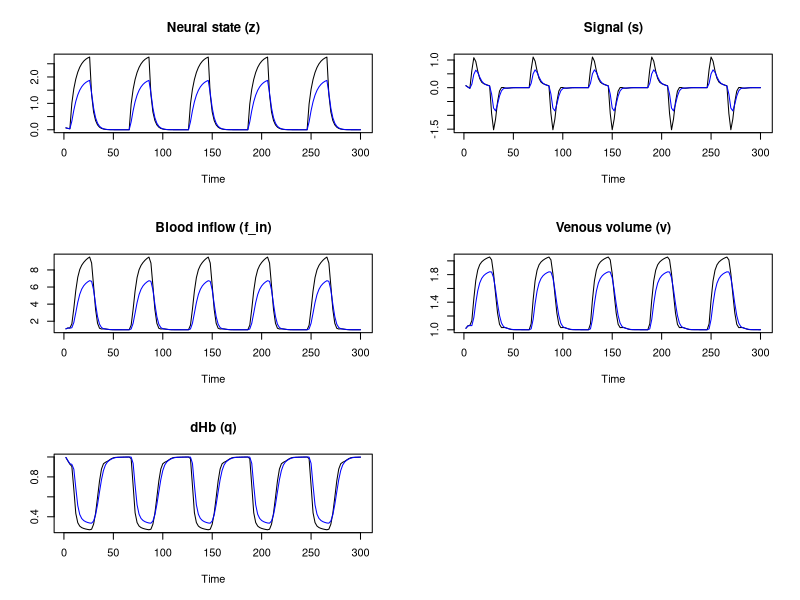
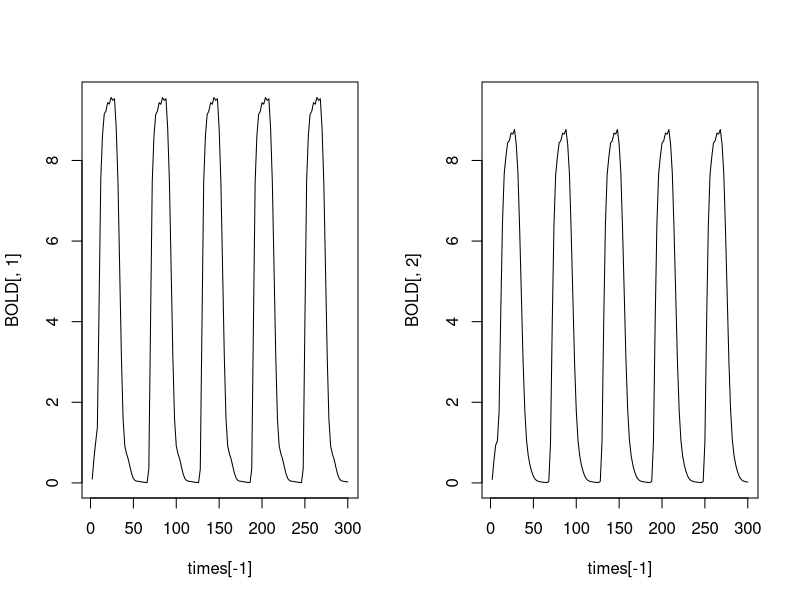
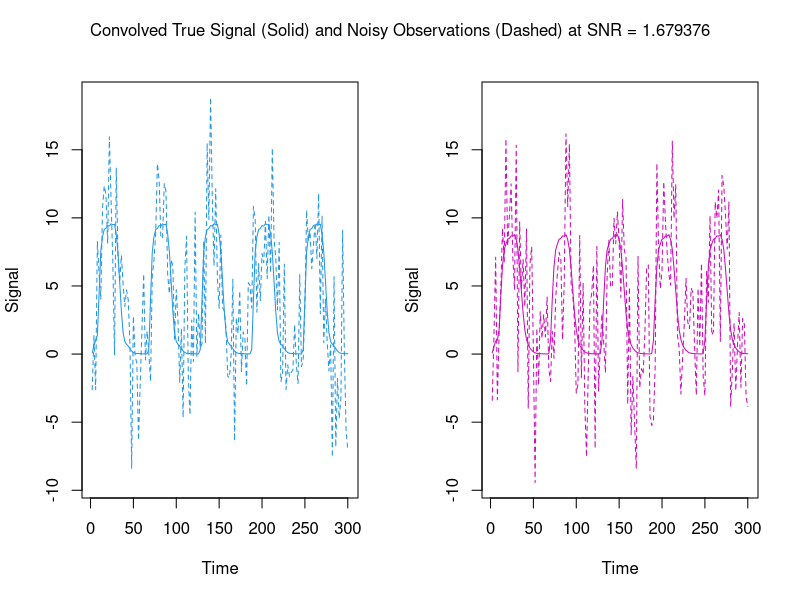
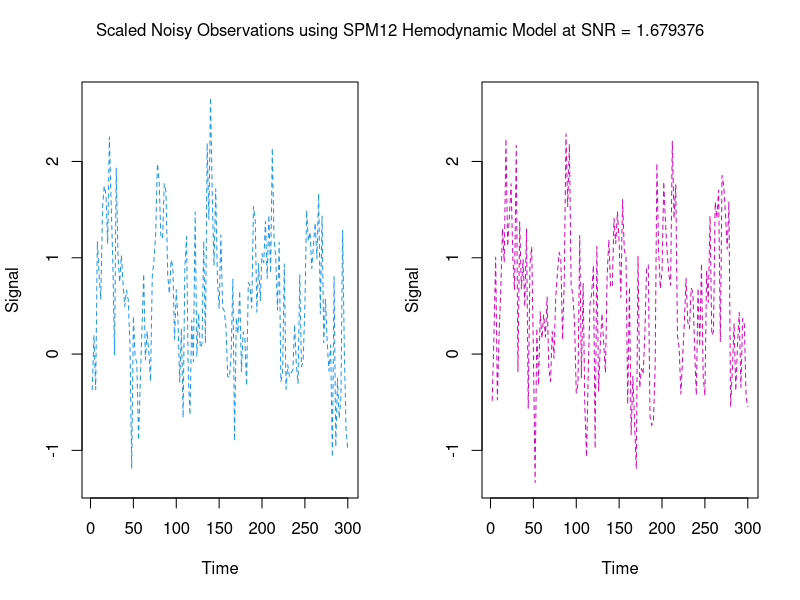

Here is the R script that generated these plots, in order: (Note: this script raises an error after producing the figures.)
remove(list=ls())

# Generating inputs
##########################
m=2; n_u=2; max_time=300
nu = list(nu_A = c(0.4,0.3,-0.1,0.15), nu_B = c(-0.2,0.05), nu_C=c(0.7),
          nu_kappa = c(0,0.05), nu_tao = c(-0.05,0), nu_epsilon = c(0,0.02))
#######################################
idxs = list(A_idxs = matrix(c(2,1,
                              1,2,
                              1,1,
                              2,2), byrow = T, ncol=2),
            B_idxs = matrix(c(2,1,2,
                              2,2,2), byrow=T, ncol = 3),
            C_idxs = matrix(c(1,1), byrow=T, ncol=2))
times = NULL
input = NULL

dcm_balloon <- function(t, x, params, input) {
  # Break x down into corresponding parts for the five hidden states: z, s, f_in, v, q
  z <- x[1:m]
  s <- x[(m+1):(2*m)]
  f_in <- x[(2*m + 1):(3*m)]
  v <- x[(3*m + 1):(4*m)]
  q <- x[(4*m + 1):(5*m)]
  
  # t is the current time point in the integration 
  # z: neural signal
  A = params[["A"]]
  B = params[["B"]] 
  C = params[["C"]]
  u = matrix(input(t),ncol=1)
  B_all = Reduce("+", lapply(1:nrow(u), function(i) u[i,1]*B[[i]])) 
  A0 <- (A+B_all)
  # Self regulate diagonal of A and B as in SPM12
  diag(A0) <- -0.5*exp(diag(A0))
  dz <- A0%*%z + C%*%u
  
  # Set hemodynamic parameters
  H = params[["H"]]
  nu_kappa = params$nu_kappa
  nu_tao = params$nu_tao
  nu_epsilon = params$nu_epsilon
  
  # Exponentiate hemodynamic state variables (all except s)
  f_in <- exp(f_in)
  v <- exp(v)
  q <- exp(q)
  
  # s: vascular signal
  sd <- H['kappa']*exp(nu_kappa)
  ds <- z - sd*s - H['gamma']*(f_in - 1)
  ds <- as.matrix(ds)
  
  # ln(f_in): log of blood inflow
  dlnf <- s / f_in
  dlnf <- as.matrix(dlnf)
  
  # ln(v): log of venous volume
  tt <- H['tao']*exp(nu_tao) 
  f_out <- v^(1/H['alpha'])
  dlnv <- (f_in - f_out) / (tt*v)
  dlnv <- as.matrix(dlnv)
  
  # ln(q): log of dHb
  f_e <- (1 - (1 - H['E0'])^(1 / f_in)) / H['E0']
  dlnq <- (f_e*f_in - (f_out*q)/v) / (tt*q)
  dlnq <- as.matrix(dlnq)
  
  return(list(rbind(dz,ds,dlnf,dlnv,dlnq)))
}

gen_input = function(times, start_time, end_time, duration,between_duration){
  input = rep(0,length(times))
  
  current_start_time = start_time
  time_points = matrix(nrow = 0,ncol=2)
  while(1){
    current_end_time = current_start_time + duration 
    if(current_end_time > end_time){current_end_time = end_time}
    time_points = rbind(time_points, c(current_start_time, current_end_time))
    if(current_end_time + between_duration < end_time){
      current_start_time = current_end_time + between_duration 
    }else{
      break
    }
  }
  for(i in 1:nrow(time_points)){
    input[time_points[i,1]<times & times <=time_points[i,2]] = 1
  }
  input
}
struct_paramMats = function(m, n_u, idxs, nu){
  
  A = matrix(data = 0,nrow = m, ncol = m)
  for(i in 1:nrow(idxs$A_idxs)){
    A[idxs$A_idxs[i,1], idxs$A_idxs[i,2]] = with(nu,nu_A[i])
  }
  
  B = lapply(1:n_u, function(x){matrix(data = 0,nrow = m, ncol = m)})
  for(i in 1:nrow(idxs$B_idxs)){
    B[[idxs$B_idxs[i,1]]][idxs$B_idxs[i,2], idxs$B_idxs[i,3]] = with(nu,nu_B[i])
  }
  
  C = matrix(data=0, nrow = m, ncol = n_u)
  for(i in 1:nrow(idxs$C_idxs)){
    C[idxs$C_idxs[i,1], idxs$C_idxs[i,2]] = with(nu,nu_C[i])
  }
  
  # Hemodynamic parameters (prespecified)
  H <- c(kappa = 0.64, 
         gamma = 0.32, 
         tao = 2, 
         alpha = 0.32, 
         E0 = 0.4)
  
  # Observation parameters (to be estimated)
  nu_kappa = nu$nu_kappa
  nu_tao = nu$nu_tao
  nu_epsilon = nu$nu_epsilon
  
  return(list(A=A,B=B,C=C,H=H,nu_kappa=nu_kappa,nu_tao=nu_tao,
              nu_epsilon=nu_epsilon))
  
} # modified for balloon model


if(is.null(times)){times <- seq(0, max_time, 2)}

if(is.null(input)){
  input1  = gen_input(times,start_time = 5,end_time = max(times),duration = 20,between_duration=40)
  input2  = gen_input(times,start_time = 25,end_time = max(times),duration = 20,between_duration=40)
  input = cbind(input1, input2)
}else{
  if(length(times)!=nrow(input)){stop("length(input)!=nrow(input)")}
}

input_u = function(t){
  sapply(1:ncol(input), function(j) approxfun(x = times,y = input[,j], rule=2, method="const",f=0)(t))
}

n_u = length(input_u(0))
u = input[-1,]

# set up parameters
paramMats = struct_paramMats(m = m,n_u = n_u,idxs = idxs,nu = nu)

# Forward solve system numerically
library(deSolve)
numeric_sol <- ode(y = c(rep(0.1,m),rep(0,4*m)),
                   times = times,
                   func = dcm_balloon,
                   parms= with(paramMats, list(A=A, B=B, C=C,
                                               H=H, nu_kappa=nu_kappa,
                                               nu_tao=nu_tao,
                                               nu_epsilon=nu_epsilon)),
                   input = input_u,
                   atol = 1e-6, 
                   rtol = 1e-6
)
output <- numeric_sol[-1,-1]

par(mfrow = c(3, 2))
plot(times[-1], output[, "1"], type = "l", main = "Neural state (z)", xlab = "Time", ylab = "")
lines(times[-1], output[, "2"], col = "blue")

plot(times[-1], output[, "3"], type = "l", main = "Signal (s)", xlab = "Time", ylab = "")
lines(times[-1], output[, "4"], col = "blue")

plot(times[-1], exp(output[, "5"]), type = "l", main = "Blood inflow (f_in)", xlab = "Time", ylab = "")
lines(times[-1], exp(output[, "6"]), col = "blue")

plot(times[-1], exp(output[, "7"]), type = "l", main = "Venous volume (v)", xlab = "Time", ylab = "")
lines(times[-1], exp(output[, "8"]), col = "blue")

plot(times[-1], exp(output[, "9"]), type = "l", main = "dHb (q)", xlab = "Time", ylab = "")
lines(times[-1], exp(output[, "10"]), col = "blue")

####### BOLD Signal Model #################################################
# Combine v and q output nonlinearly using the BOLD model to get final output signal

# Set prespecified parameters (SPM12)
TE <- 0.04              # echo time
V0 <- 4                 # resting venous volume (%)
r0 <- 25                # slope of intravascular relaxation rate R_iv as function of oxygen saturation S
nu0 <- 40.3             # frequency offset at the outer surface of magnetized vessels (Hz)
E0 <- paramMats$H['E0'] # resting oxygen extraction fraction

# Free param: estimated ratio of intra- to extra-vascular signal (can be region-specific)
ep <- exp(paramMats$nu_epsilon)

# Coefficients in BOLD signal model
k1 <- 4.3*nu0*E0*TE
k2 <- ep*r0*E0*TE
k3 <- 1 - ep

# Output equation of BOLD signal model
v <- exp(output[,(3*m + 1):(4*m)]) 
q <- exp(output[,(4*m + 1):(5*m)]) 
BOLD <- V0*(k1 - k1*q + k2 - k2*q/v + k3 - k3*v)
###########################################

# Plots for output to see results
par(mfrow = c(1,2))
plot(times[-1],BOLD[,1],type = 'l',ylim = c(min(BOLD),max(BOLD)))
plot(times[-1],BOLD[,2],type = 'l',ylim = c(min(BOLD),max(BOLD)))

##########################

# Add some white Gaussian noise according to SNR
SNR = 1.679376
variance <-  numeric()
y_obs <- matrix(NA, nrow = length(times)-1, ncol = m)
for (j in 1:m){
  set.seed(j)
  variance[j] <- (var(BOLD[,j])+(mean(BOLD[,j]))^2)/SNR
  y_obs[,j] <- BOLD[,j] + rnorm(length(times)-1, mean = 0, sd = sqrt(variance[j]))
}

variance
sqrt(variance)

# Plot before scaling
par(mfrow=c(1,2))
plot(times[-1],y_obs[,1], ylim=c(min(y_obs),max(y_obs)),col=4,type='l',lty=2,xlab = "Time",ylab = "Signal")
lines(times[-1],BOLD[,1],col=4)
plot(times[-1],y_obs[,2],ylim=c(min(y_obs),max(y_obs)),col=6,type='l',lty=2,xlab = "Time",ylab = "Signal")
lines(times[-1],BOLD[,2],col=6)
mtext(paste("Convolved True Signal (Solid) and Noisy Observations (Dashed) at SNR = ",SNR,sep = ""), side = 3, line = -2, outer = T)

# Enforce scaling like SPM
scale <- max(y_obs) - min(y_obs)
scale <- 4 / max(scale, 4)
y_obs <- y_obs * scale

# Plot after scaling
par(mfrow=c(1,2))
plot(times[-1],y_obs[,1], ylim=c(min(y_obs),max(y_obs)),col=4,type='l',lty=2,xlab = "Time",ylab = "Signal")
plot(times[-1],y_obs[,2],ylim=c(min(y_obs),max(y_obs)),col=6,type='l',lty=2,xlab = "Time",ylab = "Signal")
mtext(paste("Scaled Noisy Observations using SPM12 Hemodynamic Model at SNR = ",SNR,sep = ""), side = 3, line = -2, outer = T)
#############################


# Save/export data
dat <- list(times = times[-1], u = u, y_obs = y_obs)
save(dat, file = "Balloon_Simulation/Data/balloon_sim_data_diagAB.RData")
